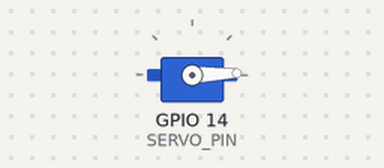
Bench run of a sketch on a simulated ESP32-C3. On the bench: servo.

Above: at 0.05 s.
At 2.0 s:
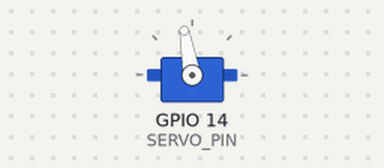
At 3.95 s:
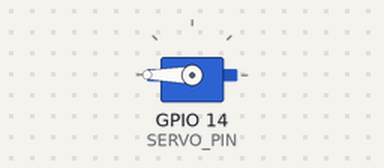
At 7.9 s:
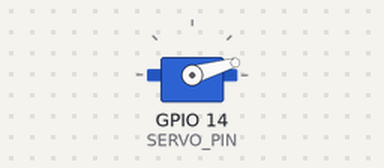
Timing chart, 0 to 12.0 s (numbered marks = the images above):
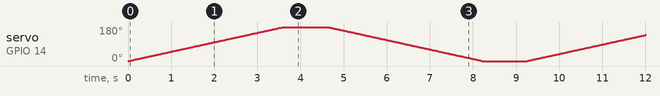

The sketch:

ESP_TEST_SERVO.ino
```cpp
/*
REQUIREMENT: ESP32Servo library by Kevin Harrington


 * Different servos require different pulse widths to vary servo angle, but the range is
 * an approximately 500-2500 microsecond pulse every 20ms (50Hz). In general, hobbyist servos
 * sweep 180 degrees, so the lowest number in the published range for a particular servo
 * represents an angle of 0 degrees, the middle of the range represents 90 degrees, and the top
 * of the range represents 180 degrees. So for example, if the range is 1000us to 2000us,
 * 1000us would equal an angle of 0, 1500us would equal 90 degrees, and 2000us would equal 1800
 * degrees.
 *
 Servo motors have three wires: power, ground, and signal. The power wire is typically red,
 the ground wire is typically black or brown, and the signal wire is typically yellow,
 orange or white. Since the ESP32 can supply limited current at only 3.3V, and servos draw
considerable power, it's good to connect the servo power either to the direct 5V USB
  signal, or to a separate power supply.
 *
 * We could also connect servo power to a separate external
 * power source (as long as we connect all of the grounds (ESP32, servo, and external power).
 * In this example, we just connect ESP32 ground to servo ground. The servo signal pins
 * connect to any available GPIO pins on the ESP32

This example assumes using a ACTUONIX L12-50-100-6-R micro linear actuator
See: https://www.actuonix.com/datasheets
According to the datasheet: A 1.0 ms pulse commands the controller to fully retract the actuator,
and a 2.0 ms pulse signals it to fully extend. So the default values of 1000 and 2000 are fine.

If the motion of the actuator, or of other servos in your system, seems erratic,
place a 1–4Ω resistor in series with the actuator’s red V+ lead wire.

 */

#include <ESP32Servo.h>

Servo myservo;  // create servo object to control a servo
// 16 servo objects can be created on the ESP32

int pos = 0;    // variable to store the servo position
// Recommended PWM GPIO pins on the ESP32 include 2,4,12-19,21-23,25-27,32-33
// Possible PWM GPIO pins on the ESP32-S2: 0(used by on-board button),1-17,18(used by on-board LED),19-21,26,33-42
// Possible PWM GPIO pins on the ESP32-S3: 0(used by on-board button),1-21,35-45,47,48(used by on-board LED)
// Possible PWM GPIO pins on the ESP32-C3: 0(used by on-board button),1-7,8(used by on-board LED),9-10,18-21
const byte SERVO_PIN = 14;
const byte DELAY_ms = 250;
const byte INC_steps = 10;

void setup() {
	// Allow allocation of all timers
	ESP32PWM::allocateTimer(0);
	ESP32PWM::allocateTimer(1);
	ESP32PWM::allocateTimer(2);
	ESP32PWM::allocateTimer(3);

	myservo.setPeriodHertz(50);    // standard 50 hz servo
	myservo.attach(SERVO_PIN, 1000, 2000); // attaches the servo on pin 18 to the servo object
	// using default min/max of 1000us and 2000us
	// different servos may require different min/max settings
	// for an accurate 0 to 180 sweep

  // Serial.begin(115200);
  // Serial.println("Begin Servo Test");
}

void loop() {

	for (pos = 0; pos <= 180; pos += 1) { // goes from 0 degrees to 180 degrees
		// in steps of 1 degree
		myservo.write(pos);    // tell servo to go to position in variable 'pos'
    delay(20);             // waits for the servo to reach the position
	}
  delay(1000);
	for (pos = 180; pos >= 0; pos -= 1) { // goes from 180 degrees to 0 degrees
		myservo.write(pos);    // tell servo to go to position in variable 'pos'
		delay(20);             // waits for the servo to reach the position
	}
  delay(1000);
}
```
